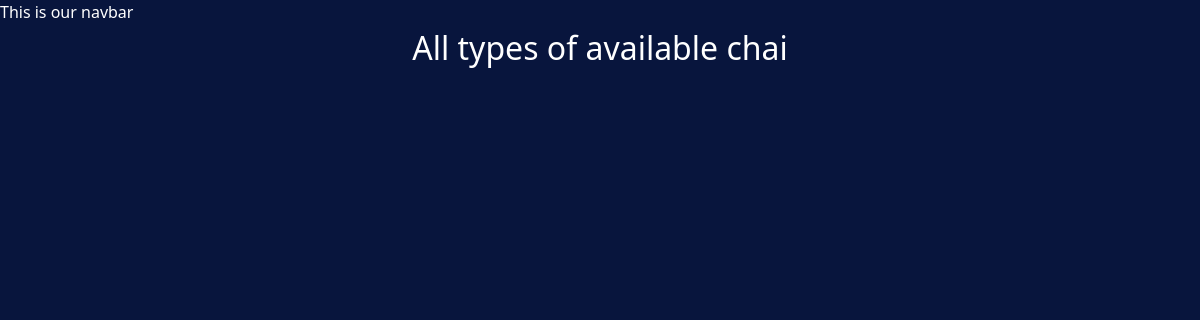
The app's page /djangoApp/, older data.
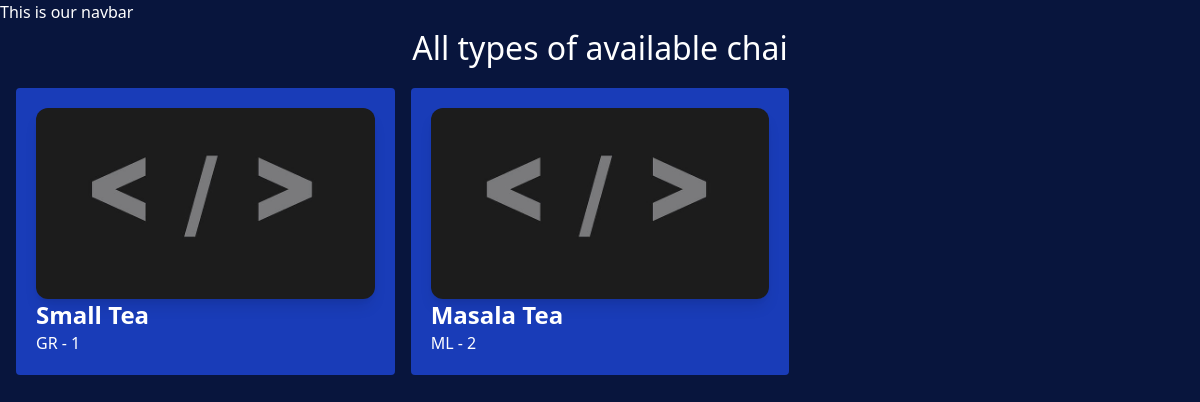
The same page, newer data.
### djangoApp/models.py (models this page shows, shortened)
class ChaiVariety(models.Model):
    CHAI_TYPE_CHOICE = [
        ('ML', 'MASALA'),
        ('GR', 'GINGER'),
        ('KL', 'KIWI'),
        ('PL', 'PLAIN'),
        ('EL', 'ELAICHI'),
    ]
    name = models.CharField(max_length=100)
    image = models.ImageField(upload_to='images/')
    date_added = models.DateTimeField(default=timezone.now)
    type = models.CharField(max_length=2, choices=CHAI_TYPE_CHOICE)
    description = models.TextField(default='')

### djangoApp/views.py (the view)
# urls.py: path('', views.all_chai, name='all_chai'),
def all_chai(request):
    chais = ChaiVariety.objects.all()
    return render(request, 'djangoApp/all_djangoApp.html', {'chais': chais})

### djangoApp/templates/djangoApp/all_djangoApp.html (shortened to what this page needs)
{% extends "layout.html" %}
{% block content %}
<h1>All types of available chai</h1>
<div class="grid grid-cols-3 gap-4 m-4">
{% for chai in chais %}
    <div class="bg-blue-800 p-5 rounded">
        <img class="rounded-xl shadow-lg" src="{{chai.image.url}}" alt="">
        <h3 class="text-2xl font-bold">{{chai.name}}</h3>
        <a href="{% url 'chai_detail' chai.id %}">
            <button
            type="button"
            class=""
            >
                {{chai.type}} - {{chai.id}}
            </button>
        </a>
    </div>
{% endfor %}
</div>
{% endblock %}

Row changes from the older to the newer data that the page shows:
added ChaiVariety: image (picture), name "Small Tea", type "GR", id "1"
added ChaiVariety: image (picture), name "Masala Tea", type "ML", id "2"
